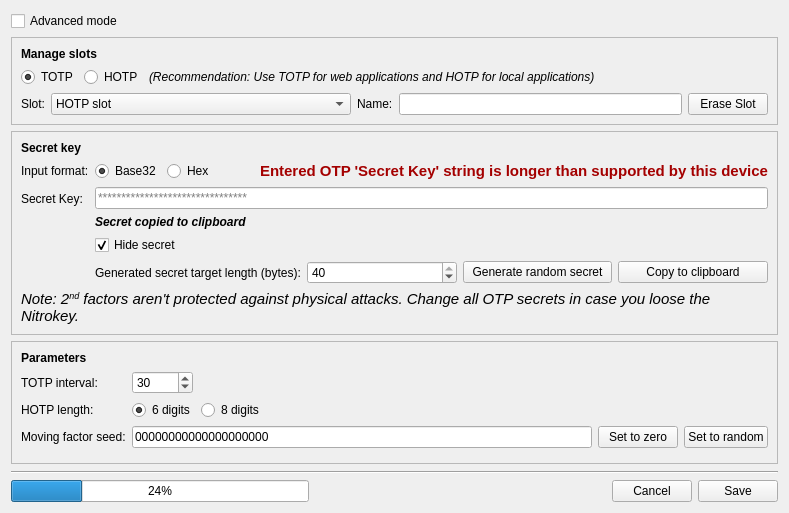
      <widget class="QWidget" name="tab">
       <attribute name="title">
        <string>OTP Slot Configuration</string>
       </attribute>
       <layout class="QVBoxLayout" name="verticalLayout_16">
        <item>
         <widget class="QCheckBox" name="checkBox_2">
          <property name="text">
           <string>Advanced mode</string>
          </property>
         </widget>
        </item>
        <item>
         <widget class="QFrame" name="frame_8">
          <property name="autoFillBackground">
           <bool>false</bool>
          </property>
          <property name="frameShape">
           <enum>QFrame::StyledPanel</enum>
          </property>
          <property name="frameShadow">
           <enum>QFrame::Sunken</enum>
          </property>
          <layout class="QVBoxLayout" name="verticalLayout_11">
           <item>
            <widget class="QLabel" name="label_24">
             <property name="font">
              <font>
               <weight>75</weight>
               <bold>true</bold>
              </font>
             </property>
             <property name="text">
              <string>Manage slots</string>
             </property>
            </widget>
           </item>
           <item>
            <layout class="QHBoxLayout" name="horizontalLayout_14">
             <item>
              <widget class="QRadioButton" name="radioButton_2">
               <property name="accessibleName">
                <string>Select slot type: TOTP</string>
               </property>
               <property name="accessibleDescription">
                <string>(Recommendation: Use TOTP for web applications and HOTP for local applications)</string>
               </property>
               <property name="text">
                <string>TOTP</string>
               </property>
               <property name="checked">
                <bool>true</bool>
               </property>
              </widget>
             </item>
             <item>
              <widget class="QRadioButton" name="radioButton">
               <property name="accessibleName">
                <string>Select slot type: HOTP</string>
               </property>
               <property name="accessibleDescription">
                <string>(Recommendation: Use TOTP for web applications and HOTP for local applications)</string>
               </property>
               <property name="text">
                <string>HOTP</string>
               </property>
              </widget>
             </item>
             <item>
              <widget class="QLabel" name="label_25">
               <property name="font">
                <font>
                 <italic>true</italic>
                </font>
               </property>
               <property name="text">
                <string>(Recommendation: Use TOTP for web applications and HOTP for local applications)</string>
               </property>
              </widget>
             </item>
             <item>
              <spacer name="horizontalSpacer_14">
               <property name="orientation">
                <enum>Qt::Horizontal</enum>
               </property>
               <property name="sizeHint" stdset="0">
                <size>
                 <width>40</width>
                 <height>20</height>
                </size>
               </property>
              </spacer>
             </item>
            </layout>
           </item>
           <item>
            <layout class="QHBoxLayout" name="horizontalLayout_9">
             <item>
              <widget class="QLabel" name="label">
               <property name="text">
                <string>Slot:</string>
               </property>
              </widget>
             </item>
             <item>
              <widget class="QComboBox" name="slotComboBox">
               <property name="minimumSize">
                <size>
                 <width>300</width>
                 <height>0</height>
                </size>
               </property>
               <property name="accessibleName">
                <string>Select OTP slot number</string>
               </property>
               <property name="currentText">
                <string notr="true">HOTP slot</string>
               </property>
               <property name="currentIndex">
                <number>0</number>
               </property>
               <item>
                <property name="text">
                 <string notr="true">HOTP slot</string>
                </property>
               </item>
              </widget>
             </item>
             <item>
              <widget class="QLabel" name="label_2">
               <property name="text">
                <string>Name:</string>
               </property>
              </widget>
             </item>
             <item>
              <widget class="QLineEdit" name="nameEdit">
               <property name="accessibleName">
                <string>Slot name</string>
               </property>
               <property name="inputMask">
                <string/>
               </property>
               <property name="maxLength">
                <number>15</number>
               </property>
              </widget>
             </item>
             <item>
              <widget class="QPushButton" name="eraseButton">
               <property name="text">
                <string>Erase Slot</string>
               </property>
              </widget>
             </item>
            </layout>
           </item>
          </layout>
         </widget>
        </item>
        <item>
         <widget class="QFrame" name="frame">
          <property name="autoFillBackground">
           <bool>false</bool>
          </property>
          <property name="frameShape">
           <enum>QFrame::StyledPanel</enum>
          </property>
          <property name="frameShadow">
           <enum>QFrame::Sunken</enum>
          </property>
          <layout class="QVBoxLayout" name="verticalLayout_7">
           <item>
            <widget class="QLabel" name="label_21">
             <property name="font">
              <font>
               <weight>75</weight>
               <bold>true</bold>
              </font>
             </property>
             <property name="text">
              <string>Secret key</string>
             </property>
            </widget>
           </item>
           <item>
            <layout class="QFormLayout" name="formLayout_4">
             <property name="fieldGrowthPolicy">
              <enum>QFormLayout::AllNonFixedFieldsGrow</enum>
             </property>
             <item row="1" column="0">
              <widget class="QLabel" name="label_4">
               <property name="text">
                <string>Input format:</string>
               </property>
              </widget>
             </item>
             <item row="1" column="1">
              <layout class="QHBoxLayout" name="horizontalLayout_6">
               <item>
                <widget class="QRadioButton" name="base32RadioButton">
                 <property name="toolTip">
                  <string>Example: &quot;ZR3M5I...&quot;</string>
                 </property>
                 <property name="accessibleName">
                  <string>Secret input format: base32</string>
                 </property>
                 <property name="text">
                  <string>Base32</string>
                 </property>
                 <property name="checkable">
                  <bool>true</bool>
                 </property>
                 <property name="checked">
                  <bool>true</bool>
                 </property>
                </widget>
               </item>
               <item>
                <widget class="QRadioButton" name="hexRadioButton">
                 <property name="toolTip">
                  <string>Example: &quot;A3911C05...&quot; (remove any 0x prefix)</string>
                 </property>
                 <property name="accessibleName">
                  <string>Secret input format: hex</string>
                 </property>
                 <property name="text">
                  <string>Hex</string>
                 </property>
                 <property name="checked">
                  <bool>false</bool>
                 </property>
                </widget>
               </item>
               <item>
                <spacer name="horizontalSpacer_2">
                 <property name="orientation">
                  <enum>Qt::Horizontal</enum>
                 </property>
                 <property name="sizeHint" stdset="0">
                  <size>
                   <width>40</width>
                   <height>20</height>
                  </size>
                 </property>
                </spacer>
               </item>
               <item>
                <widget class="QLabel" name="l_supportedLength">
                 <property name="font">
                  <font>
                   <pointsize>11</pointsize>
                  </font>
                 </property>
                 <property name="accessibleName">
                  <string>Entered OTP 'Secret Key' string is longer than supported by this device</string>
                 </property>
                 <property name="accessibleDescription">
                  <string>Label shown when the OTP secret key is too long</string>
                 </property>
                 <property name="text">
                  <string extracomment="Label shown when the OTP secret key is too long">&lt;html&gt;&lt;head/&gt;&lt;body&gt;&lt;p&gt;&lt;span style=&quot; font-weight:600; color:#a40000;&quot;&gt;Entered OTP 'Secret Key' string is longer than supported by this device&lt;/span&gt;&lt;/p&gt;&lt;/body&gt;&lt;/html&gt;</string>
                 </property>
                </widget>
               </item>
              </layout>
             </item>
             <item row="2" column="0">
              <widget class="QLabel" name="label_3">
               <property name="toolTip">
                <string>&lt;html&gt;&lt;head/&gt;&lt;body&gt;&lt;p&gt;The secret is provided by your service provider you may want to login or can be configured in your local application which you may want to login to.&lt;/p&gt;&lt;/body&gt;&lt;/html&gt;</string>
               </property>
               <property name="text">
                <string>Secret Key:</string>
               </property>
              </widget>
             </item>
             <item row="2" column="1">
              <layout class="QVBoxLayout" name="verticalLayout_6">
               <item>
                <widget class="QLineEdit" name="secretEdit">
                 <property name="toolTip">
                  <string>The secret is provided by your service provider you may want to login or can be configured in your local application which you may want to login to.</string>
                 </property>
                 <property name="accessibleName">
                  <string>OTP secret key</string>
                 </property>
                 <property name="accessibleDescription">
                  <string>Note: 2nd factors aren't protected against physical attacks. Change all OTP secrets in case you loose the Nitrokey.</string>
                 </property>
                 <property name="inputMask">
                  <string/>
                 </property>
                 <property name="text">
                  <string/>
                 </property>
                 <property name="maxLength">
                  <number>200</number>
                 </property>
                 <property name="echoMode">
                  <enum>QLineEdit::PasswordEchoOnEdit</enum>
                 </property>
                 <property name="placeholderText">
                  <string>********************************</string>
                 </property>
                 <property name="clearButtonEnabled">
                  <bool>false</bool>
                 </property>
                </widget>
               </item>
               <item>
                <widget class="QLabel" name="labelNotify">
                 <property name="font">
                  <font>
                   <pointsize>9</pointsize>
                   <weight>75</weight>
                   <italic>true</italic>
                   <bold>true</bold>
                  </font>
                 </property>
                 <property name="text">
                  <string>Secret copied to clipboard</string>
                 </property>
                </widget>
               </item>
               <item>
                <layout class="QHBoxLayout" name="horizontalLayout_4">
                 <item>
                  <widget class="QCheckBox" name="checkBox">
                   <property name="enabled">
                    <bool>true</bool>
                   </property>
                   <property name="toolTip">
                    <string>&lt;html&gt;&lt;head/&gt;&lt;body&gt;&lt;p&gt;Hide or show the secret.&lt;/p&gt;&lt;/body&gt;&lt;/html&gt;</string>
                   </property>
                   <property name="text">
                    <string>Hide secret</string>
                   </property>
                   <property name="checked">
                    <bool>true</bool>
                   </property>
                  </widget>
                 </item>
                 <item>
                  <spacer name="horizontalSpacer_13">
                   <property name="orientation">
                    <enum>Qt::Horizontal</enum>
                   </property>
                   <property name="sizeHint" stdset="0">
                    <size>
                     <width>40</width>
                     <height>20</height>
                    </size>
                   </property>
                  </spacer>
                 </item>
                </layout>
               </item>
               <item>
                <layout class="QHBoxLayout" name="horizontalLayout_3">
                 <item>
                  <widget class="QLabel" name="label_7">
                   <property name="text">
                    <string>Generated secret target length (bytes):</string>
                   </property>
                  </widget>
                 </item>
                 <item>
                  <widget class="QSpinBox" name="secret_key_generated_len">
                   <property name="accessibleName">
                    <string>TOTP interval value</string>
                   </property>
                   <property name="minimum">
                    <number>10</number>
                   </property>
                   <property name="maximum">
                    <number>40</number>
                   </property>
                   <property name="value">
                    <number>40</number>
                   </property>
                  </widget>
                 </item>
                 <item>
                  <widget class="QPushButton" name="randomSecretButton">
                   <property name="toolTip">
                    <string>After generating a random secret, you would need to copy it into your application or service where you want to login to.</string>
                   </property>
                   <property name="accessibleDescription">
                    <string/>
                   </property>
                   <property name="text">
                    <string>Generate random secret</string>
                   </property>
                  </widget>
                 </item>
                 <item>
                  <widget class="QPushButton" name="btn_copyToClipboard">
                   <property name="toolTip">
                    <string>Copy secret to clipboard</string>
                   </property>
                   <property name="text">
                    <string>Copy to clipboard</string>
                   </property>
                  </widget>
                 </item>
                </layout>
               </item>
              </layout>
             </item>
            </layout>
           </item>
           <item>
            <widget class="QLabel" name="label_26">
             <property name="font">
              <font>
               <pointsize>11</pointsize>
               <italic>true</italic>
              </font>
             </property>
             <property name="text">
              <string>Note: 2&lt;sup&gt;nd&lt;/sup&gt; factors aren't protected against physical attacks. Change all OTP secrets in case you loose the Nitrokey.</string>
             </property>
             <property name="wordWrap">
              <bool>true</bool>
             </property>
            </widget>
           </item>
          </layout>
         </widget>
        </item>
        <item>
         <widget class="QFrame" name="frame_2">
          <property name="autoFillBackground">
           <bool>false</bool>
          </property>
          <property name="frameShape">
           <enum>QFrame::StyledPanel</enum>
          </property>
          <property name="frameShadow">
           <enum>QFrame::Sunken</enum>
          </property>
          <layout class="QVBoxLayout" name="verticalLayout_9">
           <item>
            <widget class="QLabel" name="label_22">
             <property name="font">
              <font>
               <weight>75</weight>
               <bold>true</bold>
              </font>
             </property>
             <property name="text">
              <string>Parameters</string>
             </property>
            </widget>
           </item>
           <item>
            <layout class="QFormLayout" name="formLayout_5">
             <property name="fieldGrowthPolicy">
              <enum>QFormLayout::AllNonFixedFieldsGrow</enum>
             </property>
             <item row="4" column="1">
              <layout class="QVBoxLayout" name="verticalLayout_5">
               <item>
                <layout class="QHBoxLayout" name="horizontalLayout_7">
                 <item>
                  <widget class="QLineEdit" name="counterEdit">
                   <property name="accessibleName">
                    <string>HOTP moving factor seed</string>
                   </property>
                   <property name="inputMask">
                    <string/>
                   </property>
                   <property name="text">
                    <string>00000000000000000000</string>
                   </property>
                   <property name="maxLength">
                    <number>20</number>
                   </property>
                  </widget>
                 </item>
                 <item>
                  <widget class="QPushButton" name="setToZeroButton">
                   <property name="accessibleName">
                    <string>Set HOTP counter to zero</string>
                   </property>
                   <property name="text">
                    <string>Set to zero</string>
                   </property>
                  </widget>
                 </item>
                 <item>
                  <widget class="QPushButton" name="setToRandomButton">
                   <property name="accessibleName">
                    <string>Set HOTP counter to random value</string>
                   </property>
                   <property name="text">
                    <string>Set to random</string>
                   </property>
                  </widget>
                 </item>
                </layout>
               </item>
              </layout>
             </item>
             <item row="5" column="1">
              <spacer name="verticalSpacer_3">
               <property name="orientation">
                <enum>Qt::Vertical</enum>
               </property>
               <property name="sizeHint" stdset="0">
                <size>
                 <width>20</width>
                 <height>0</height>
                </size>
               </property>
              </spacer>
             </item>
             <item row="3" column="1">
              <layout class="QHBoxLayout" name="horizontalLayout_8">
               <item>
                <widget class="QRadioButton" name="digits6radioButton">
                 <property name="accessibleName">
                  <string>OTP code length: 6 digits</string>
                 </property>
                 <property name="text">
                  <string>6 digits</string>
                 </property>
                 <property name="checked">
                  <bool>true</bool>
                 </property>
                </widget>
               </item>
               <item>
                <widget class="QRadioButton" name="digits8radioButton">
                 <property name="accessibleName">
                  <string>OTP code length:  8 digits</string>
                 </property>
                 <property name="text">
                  <string>8 digits</string>
                 </property>
                </widget>
               </item>
               <item>
                <spacer name="horizontalSpacer_6">
                 <property name="orientation">
                  <enum>Qt::Horizontal</enum>
                 </property>
                 <property name="sizeHint" stdset="0">
                  <size>
                   <width>40</width>
                   <height>20</height>
                  </size>
                 </property>
                </spacer>
               </item>
              </layout>
             </item>
             <item row="2" column="1">
              <layout class="QHBoxLayout" name="horizontalLayout_15">
               <item>
                <widget class="QSpinBox" name="intervalSpinBox">
                 <property name="accessibleName">
                  <string>TOTP interval value</string>
                 </property>
                 <property name="minimum">
                  <number>1</number>
                 </property>
                 <property name="maximum">
                  <number>65536</number>
                 </property>
                 <property name="value">
                  <number>30</number>
                 </property>
                </widget>
               </item>
               <item>
                <spacer name="horizontalSpacer_10">
                 <property name="orientation">
                  <enum>Qt::Horizontal</enum>
                 </property>
                 <property name="sizeHint" stdset="0">
                  <size>
                   <width>40</width>
                   <height>0</height>
                  </size>
                 </property>
                </spacer>
               </item>
              </layout>
             </item>
             <item row="4" column="0">
              <widget class="QLabel" name="label_6">
               <property name="text">
                <string>Moving factor seed:</string>
               </property>
              </widget>
             </item>
             <item row="3" column="0">
              <widget class="QLabel" name="label_5">
               <property name="text">
                <string>HOTP length:</string>
               </property>
              </widget>
             </item>
             <item row="2" column="0">
              <widget class="QLabel" name="intervalLabel">
               <property name="text">
                <string>TOTP interval:</string>
               </property>
              </widget>
             </item>
            </layout>
           </item>
          </layout>
         </widget>
        </item>
        <item>
         <spacer name="verticalSpacer">
          <property name="orientation">
           <enum>Qt::Vertical</enum>
          </property>
          <property name="sizeType">
           <enum>QSizePolicy::MinimumExpanding</enum>
          </property>
          <property name="sizeHint" stdset="0">
           <size>
            <width>20</width>
            <height>1</height>
           </size>
          </property>
         </spacer>
        </item>
        <item>
         <widget class="Line" name="line">
          <property name="orientation">
           <enum>Qt::Horizontal</enum>
          </property>
         </widget>
        </item>
        <item>
         <layout class="QHBoxLayout" name="horizontalLayout">
          <item>
           <widget class="QProgressBar" name="progressBar">
            <property name="value">
             <number>24</number>
            </property>
           </widget>
          </item>
          <item>
           <spacer name="horizontalSpacer">
            <property name="orientation">
             <enum>Qt::Horizontal</enum>
            </property>
            <property name="sizeHint" stdset="0">
             <size>
              <width>40</width>
              <height>20</height>
             </size>
            </property>
           </spacer>
          </item>
          <item>
           <widget class="QPushButton" name="cancelButton">
            <property name="toolTip">
             <string/>
            </property>
            <property name="text">
             <string>Cancel</string>
            </property>
           </widget>
          </item>
          <item>
           <widget class="QPushButton" name="writeButton">
            <property name="text">
             <string>Save</string>
            </property>
           </widget>
          </item>
         </layout>
        </item>
       </layout>
      </widget>
